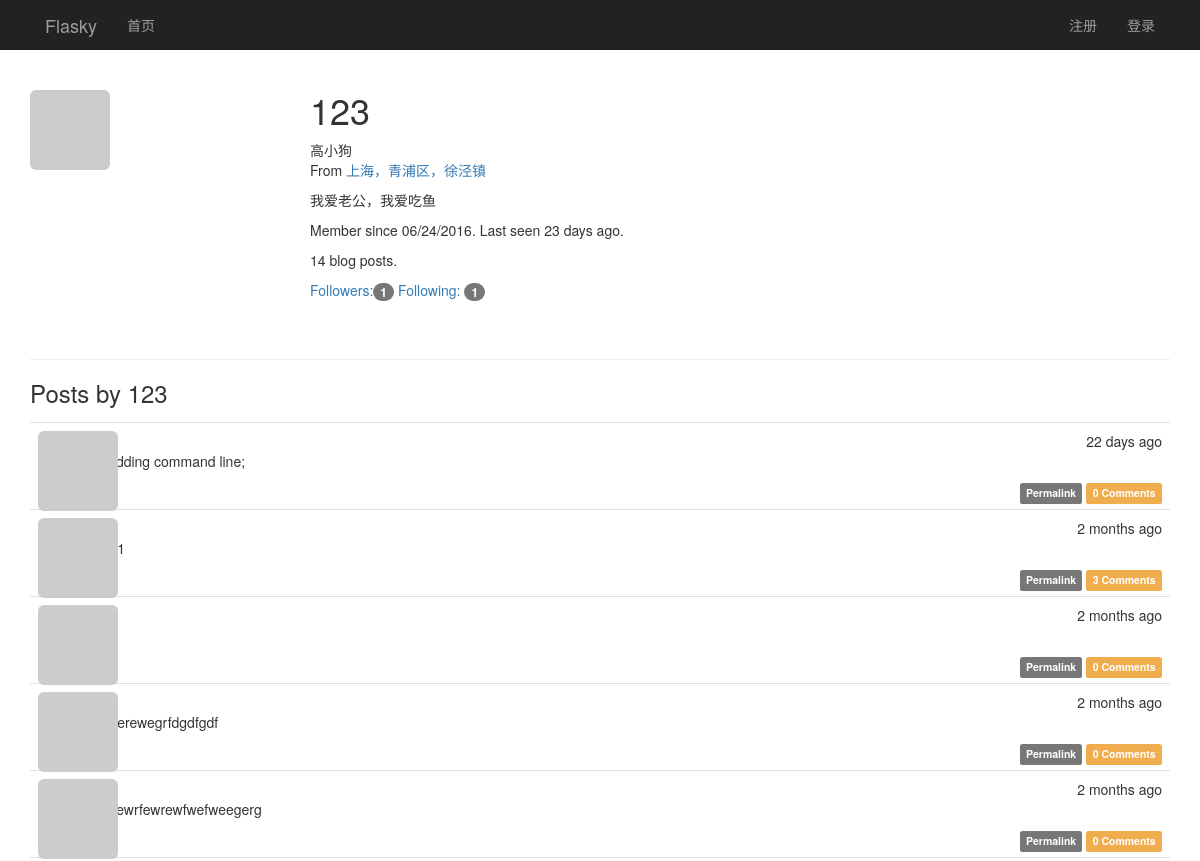
Before: /user/123 (upper part) with the older database file.
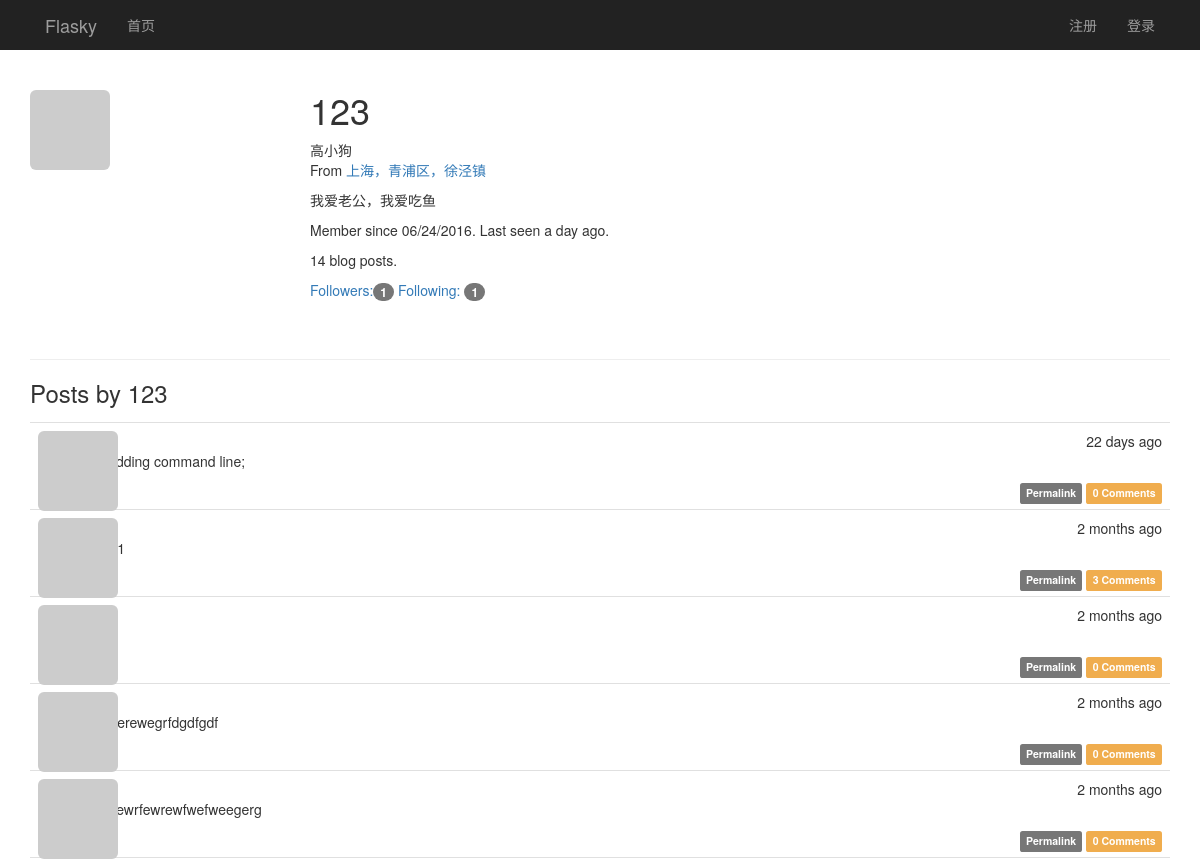
After: the same page with the newer database file.
### app/models.py (models this page shows, shortened)
class User(UserMixin, db.Model):
    __tablename__ = 'users'
    id = db.Column(db.Integer, primary_key=True)
    email = db.Column(db.String(64), unique=True, index=True)
    username = db.Column(db.String(64), unique=True, index=True)
    password_hash = db.Column(db.String(128))
    confirmed = db.Column(db.Boolean, default=False)
    role_id = db.Column(db.Integer, db.ForeignKey('roles.id'))
    name = db.Column(db.String(64))
    location = db.Column(db.String(64))
    about_me = db.Column(db.TEXT())
    member_since = db.Column(db.DateTime(), default=datetime.utcnow)
    last_seen = db.Column(db.DateTime(), default=datetime.utcnow)
    avatar_hash = db.Column(db.String(32))
    ''' 查询用户写的文章,SQL:
    SELECT
        posts.id AS posts_id,
        posts.body AS posts_body,
        posts.body_html AS posts_body_html,
        posts.timestamp AS posts_timestamp,
        posts.author_id AS posts_author_id
    FROM
        posts
    WHERE
        posts.author_id = 2
    '''
    posts = db.relationship('Post', backref='author', lazy='dynamic')
    """follower_id表示关注者， followed_id表示被关注者
        查询被关注者，select * from follows  LEFT JOIN users on follower_id = id where follower_id=2
    SELECT
        follows.follower_id AS follows_follower_id,
        follows.followed_id AS follows_followed_id,
        follows.timestamp AS follows_timestamp,
        users_1.id AS users_1_id,
        users_1.email AS users_1_email,
        users_1.username AS users_1_username,
        users_1.password_hash AS users_1_password_hash,
        users_1.confirmed AS users_1_confirmed,
        users_1.role_id AS users_1_role_id,
        users_1.name AS users_1_name,
        users_1.location AS users_1_location,
        users_1.about_me AS users_1_about_me,
        users_1.member_since AS users_1_member_since,
        users_1.last_seen AS users_1_last_seen,
        users_1.avatar_hash AS users_1_avatar_hash,
        users_2.id AS users_2_id,
        users_2.email AS users_2_email,
        users_2.username AS users_2_username,
        users_2.password_hash AS users_2_password_hash,
        users_2.confirmed AS users_2_confirmed,
        users_2.role_id AS users_2_role_id,
        users_2.name AS users_2_name,
        users_2.location AS users_2_location,
        users_2.about_me AS users_2_about_me,
        users_2.member_since AS users_2_member_since,
        users_2.last_seen AS users_2_last_seen,
        users_2.avatar_hash AS users_2_avatar_hash
    FROM
        follows
    LEFT OUTER JOIN users AS users_1 ON users_1.id = follows.follower_id
    LEFT OUTER JOIN users AS users_2 ON users_2.id = follows.followed_id
    WHERE
        follows.follower_id = 2;
    """
    followed = db.relationship('Follow', foreign_keys=[Follow.follower_id],
                               backref=db.backref('follower', lazy='joined'),
                               lazy='dynamic',
                               cascade='all, delete-orphan')
    """ 查询关注者， select * from follows  LEFT JOIN users on followed_id = id where followed_id=3
        users_1：关注者表
        users_2：被关注者表
    SELECT
        follows.follower_id AS follows_follower_id,
        follows.followed_id AS follows_followed_id,
        follows.timestamp AS follows_timestamp,
        users_1.id AS users_1_id,
        users_1.email AS users_1_email,
        users_1.username AS users_1_username,
        users_1.password_hash AS users_1_password_hash,
        users_1.confirmed AS users_1_confirmed,
        users_1.role_id AS users_1_role_id,
        users_1.name AS users_1_name,
        users_1.location AS users_1_location,
        users_1.about_me AS users_1_about_me,
        users_1.member_since AS users_1_member_since,
        users_1.last_seen AS users_1_last_seen,
        users_1.avatar_hash AS users_1_avatar_hash,
        users_2.id AS users_2_id,
        users_2.email AS users_2_email,
        users_2.username AS users_2_username,
        users_2.password_hash AS users_2_password_hash,
        users_2.confirmed AS users_2_confirmed,
        users_2.role_id AS users_2_role_id,
        users_2.name AS users_2_name,
        users_2.location AS users_2_location,
        users_2.about_me AS users_2_about_me,
        users_2.member_since AS users_2_member_since,
        users_2.last_seen AS users_2_last_seen,
        users_2.avatar_hash AS users_2_avatar_hash
    FROM
        follows
    LEFT OUTER JOIN users AS users_1 ON users_1.id = follows.follower_id
    LEFT OUTER JOIN users AS users_2 ON users_2.id = follows.followed_id
    WHERE
        follows.followed_id = 7;
    """
    followers = db.relationship('Follow', foreign_keys=[Follow.followed_id],
                                backref=db.backref('followed', lazy='joined'),
                                lazy='dynamic',
                                cascade='all, delete-orphan')
    comments = db.relationship('Comment', backref='author', lazy='dynamic')
    @property
    def password(self):
        raise AttributeError('password is not a readable attribute')
    def gravatar(self, size=100, default='identicon', rating='g'):
        if request.is_secure:
            url = 'https://secure.gravatar.com/avatar'
        else:
            url = 'http://s.gravatar.com/avatar'
        email_hash = self.avatar_hash or hashlib.md5(self.email.encode('utf-8')).hexdigest()
        return '{url}/{hash}?s={size}&d={default}&r={rating}'.format(
            url=url, hash=email_hash, size=size, default=default, rating=rating)

class Post(db.Model):
    __tablename__ = 'posts'
    id = db.Column(db.Integer, primary_key=True)
    body = db.Column(db.Text)
    body_html = db.Column(db.Text)
    timestamp = db.Column(db.DateTime, index=True, default=datetime.utcnow)
    author_id = db.Column(db.Integer, db.ForeignKey('users.id'))
    comments = db.relationship('Comment', backref='post', lazy='dynamic')

### app/main/views.py (the view)
@main.route('/user/<username>')
def user(username):
    user_name = User.query.filter_by(username=username).first_or_404()
    page = request.args.get('page', 1, type=int)
    pagination = user_name.posts.order_by(Post.timestamp.desc()).paginate(page, per_page=current_app.config[
        'FLASK_POSTS_PER_PAGE'], error_out=False)
    posts = pagination.items
    return render_template('user.html', user=user_name, posts=posts, pagination=pagination)

### app/auth/views.py (called while the page is built)
@auth.before_app_request
def before_request():
    if current_user.is_authenticated:
        current_user.ping()
        if not current_user.confirmed \
                and request.endpoint[:5] != 'auth.' \
                and request.endpoint != 'static':
            return redirect(url_for('auth.unconfirmed'))

### app/main/__init__.py (called while the page is built)
@main.app_context_processor
def inject_permissions():
    return dict(Permission=Permission)

### app/models.py (called while the page is built)
    def can(self, permissions):
        return False

    def is_administrator(self):
        return False

### app/templates/user.html (shortened to what this page needs)
{% extends "base.html" %}
{% import "_marcros.html" as macros %}
{% block page_content %}
<div class="page-header" xmlns="http://www.w3.org/1999/html">
    <img class="img-rounded profile-thumbnail" src="{{ user.gravatar(size=256) }}">
    <div class="profile-header">
        <h1>{{ user.username }}</h1>
        {% if user.name or user.location %}
        <p>
            {% if user.name %}{{ user.name }}<br>{% endif %}
            {% if user.location %}
                From <a href="http://maps.google.com/?q={{ user.location }}">
                    {{ user.location }}
                </a><br>
            {% endif %}
        </p>
        {% endif %}
        {%  if user.about_me %}<p>{{ user.about_me }}</p>{% endif %}
        <p>
            Member since {{ moment(user.member_since).format('L') }}.
            Last seen {{ moment(user.last_seen).fromNow() }}.
        </p>
        <p>{{ user.posts.count() }} blog posts.</p>
        <p>
        <a href="{{ url_for('.followers', username=user.username) }}">
            Followers:<span class="badge">{{ user.followers.count() - 1 }}</span>
        </a>
        <a href="{{ url_for('.followed_by', username=user.username) }}">
            Following: <span class="badge">{{ user.followed.count() - 1 }}
        </span>
        </a>
        </p>
    </div>
</div>
    <h3>Posts by {{ user.username }}</h3>
    {% include '_posts.html' %}
{% endblock %}

### app/templates/base.html (shortened to what this page needs)
{% extends "bootstrap/base.html" %}
{% block head %}
{{ super() }}
<link rel="stylesheet" type="text/css" href="{{ url_for('static', filename='styles.css') }}">
{% endblock %}
{% block navbar %}
<div class="nvrbar navbar-inverse" role="navigation" >
    <div class="container">
        <div class="navbar-header">
            <a class="navbar-brand" href="{{ url_for('main.index') }}">Flasky</a>
        </div>
        <div class="navbar-collapse collpase">
            <ul class="nav  navbar-nav">
                <li><a href="{{ url_for('main.index') }}">首页</a></li>
            </ul>
            <ul class="nav navbar-nav navbar-right">
                {% if current_user.is_authenticated %}
                <li>
                    <a href="{{ url_for('main.user', username=current_user.username) }}">
                        <img src="{{ current_user.gravatar(size=18) }}">
                        {{ current_user.username }}</a>
                </li>
                <li class="dropdown">
                    <a href="#" class="dropdown-toggle" data-toggle="dropdown">账户 <b class="caret"></b></a>
                    <ul class="dropdown-menu">
                        <li><a href="{{ url_for('auth.change_password') }}">修改密码</a></li>
                        <li><a href="{{ url_for('main.user', username=current_user.username) }}">设置</a></li>
                        <li class="divider"></li>
                        <li><a href="{{ url_for('auth.logout') }}">注销</a></li>
                    </ul>
                </li>
                {% else %}
                <li><a href="{{ url_for('auth.register') }}">注册</a></li>
                <li><a href="{{ url_for('auth.login_username') }}">登录</a> </li>
                {% endif %}
            </ul>
        </div>
     </div>
</div>
{% endblock %}
{% block content %}
<div class="container">
    {% block page_content %}{% endblock %}
</div>
{% endblock %}

### app/templates/_posts.html (shortened to what this page needs)
<ul class="posts">
    {% for post in posts %}
    <li class="post">
        <div class="post-thumbnail">
            <a href="{{ url_for('.user', username=post.author.username) }}">
                <img class="img-rounded profile-thumbnail"
                     src="{{ post.author.gravatar(size=40) }}">
            </a>
        </div>
        <div class="post-content">
            <div class="post-date">{{ moment(post.timestamp).fromNow() }}</div>
            <div class="post-author">
                <a href="{{ url_for('.user', username=post.author.username) }}">
                </a>
            </div>
            <div class="post-body">
                {% if post.body_html %}
                    {{ post.body_html | safe }}
                {% else %}
                    {{ post.body }}
                {% endif %}
            </div>
            <div class="post-footer">
                <a href="{{ url_for('.post', post_id=post.id) }}">
                    <span class="label label-default">Permalink</span>
                </a>
                <a href="{{ url_for('.post', post_id=post.id) }}#comments">
                    <span class="label label-warning">
                        {{ post.comments.count() }} Comments
                    </span>
                </a>
            </div>
        </div>
    </li>
    {% endfor %}
</ul>

### app/static/styles.css (style rules this page uses)
.profile-thumbnail { position: absolute; }
.profile-header { min-height: 260px; margin-left: 280px; }
ul.posts { list-style-type: none; padding: 0px; margin: 16px 0px 0px 0px; border-top: 1px solid #e0e0e0; }
ul.posts li.post { padding: 8px; border-bottom: 1px solid #e0e0e0; }
div.post-date { float: right; }
div.post-author { font-weight: bold; }
div.post-thumbnail { position: absolute; }
div.post-content { margin-left: 48px; min-height: 48px; }
div.post-footer { text-align: right; }

Changed rows visible on the page:
changed User "高小狗": last_seen "23 days ago" → "a day ago"
